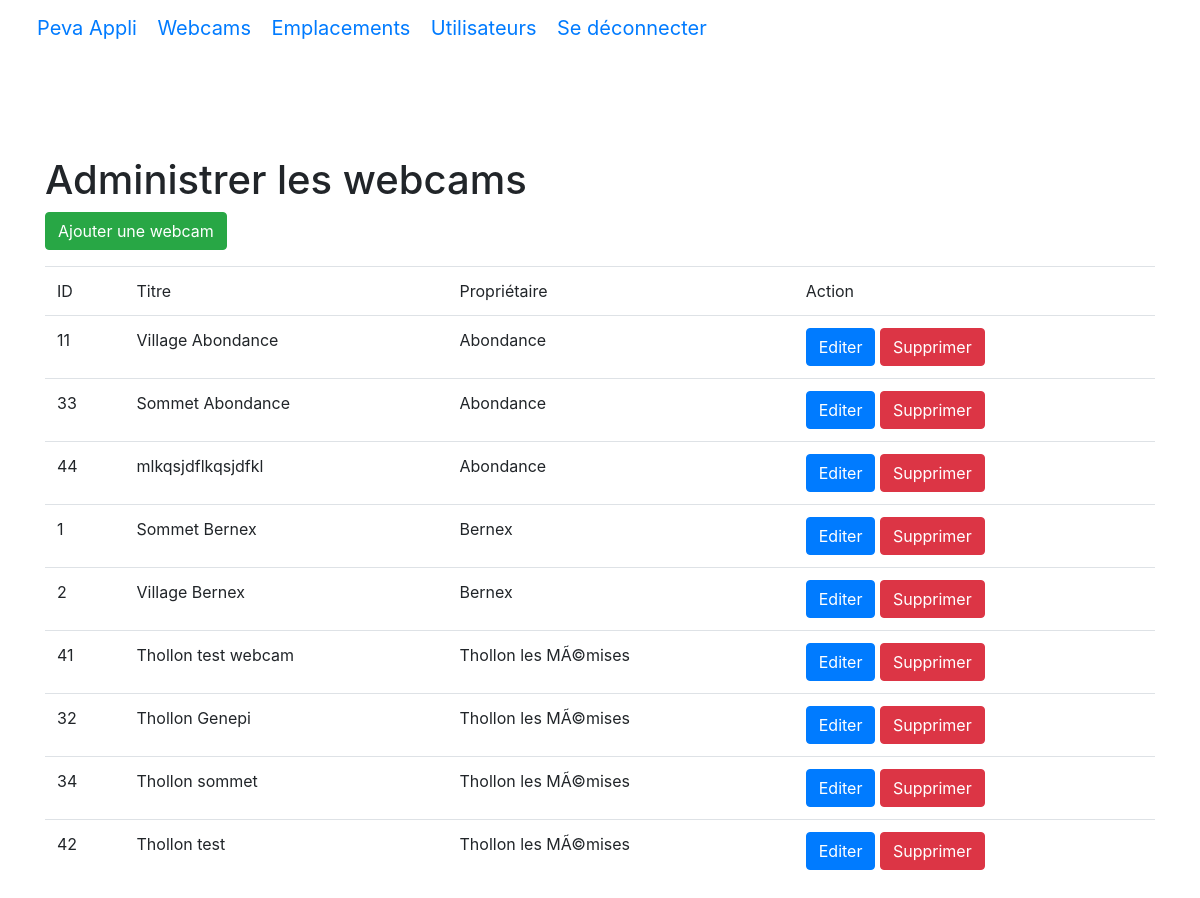
The page /admin.php?p=webcam.index (signed in) on the database its author committed.
### tables this page shows
CREATE TABLE IF NOT EXISTS `webcam` (
  `webcam_id` int(11) NOT NULL AUTO_INCREMENT,
  `webcam_name` varchar(40) DEFAULT NULL,
  `webcam_slug` varchar(80) DEFAULT NULL,
  `webcam_owner` varchar(80) DEFAULT NULL,
  PRIMARY KEY (`webcam_id`),
  KEY `webcam_owner` (`webcam_owner`)
);

CREATE TABLE IF NOT EXISTS `user` (
  `user_id` int(11) NOT NULL AUTO_INCREMENT,
  `user_login` varchar(40) DEFAULT NULL,
  `user_pass` varchar(40) DEFAULT NULL,
  `user_privilege` int(11) DEFAULT NULL,
  `user_slug` varchar(40) DEFAULT NULL,
  `user_name` varchar(40) DEFAULT NULL,
  PRIMARY KEY (`user_id`)
);

### app/App.php (called while the page is built, shortened)
<?php
class App{
	private $db_instance;
	private static $_instance;
	public static function getInstance(){
		if(is_null(self::$_instance)){
			self::$_instance=new App();
		}
		return self::$_instance;
	}
	public static function load(){
		require ROOT.'/app/Autoloader.php';
		require ROOT.'/core/Autoloader.php';
	}
	public function getTable($name){
		return new $class_name($this->getDb());
	}
	public function getDb(){
		$config = Config::getInstance(ROOT.'/config/config.php');
		if (is_null($this->db_instance)) {
			$this->db_instance = new MysqlDatabase($config->get('db_name'), $config->get('db_user'), $config->get('db_pass'), $config->get('db_host'));
		}
		return $this->db_instance;
	}
}

### app/Autoloader.php (called while the page is built, shortened)
<?php
class Autoloader{
    static function autoload($class){
        if (strpos($class, __NAMESPACE__ . '\\') === 0){
            $class = str_replace(__NAMESPACE__ . '\\', '', $class);
            $class = str_replace('\\', '/', $class);
        }
    }
}

### core/Autoloader.php (called while the page is built, shortened)
<?php
class Autoloader{
    static function autoload($class){
        if (strpos($class, __NAMESPACE__ . '\\') === 0){
            $class = str_replace(__NAMESPACE__ . '\\', '', $class);
            $class = str_replace('\\', '/', $class);
        }
    }
}

### core/Config.php (called while the page is built, shortened)
<?php
class Config{
	private $settings=[];
	private static $_instance;
	public static function getInstance($file){
		if(is_null(self::$_instance)){
			self::$_instance = new Config($file);
		}
		return self::$_instance;
	}
	public function __construct($file){
		$this->settings = require($file);
	}
	public function get($key){
		return $this->settings[$key];
	}
}

### config/config.php (called while the page is built)
<?php
return array(
	"db_name" => "peva_admin",
	"db_user" => "root",
	"db_pass" => "",
	"db_host" => "localhost"
);

### core/Table/Table.php (called while the page is built, shortened)
<?php
class Table{
	protected $db;
	public function __construct(Database $db){
		$this->db=$db;
	}
	public function query($statement, $attributes=null, $one =false){
		if($attributes){
			return $this->db->prepare(
				$statement,
				$attributes,
				str_replace('Table','Entity',get_class($this)),
				$one
			);
		} else{
			return $this->db->query(
				$statement,
				str_replace('Table','Entity',get_class($this)),
				$one
			);
		}
	}
}

### core/Database/MysqlDatabase.php (called while the page is built, shortened)
<?php
class MysqlDatabase extends Database{
	private $pdo;
	private function getPDO(){
		if($this->pdo === null){
			$pdo = new PDO('mysql:host=localhost;dbname=peva_admin','root','');
			$pdo->setAttribute(PDO::ATTR_ERRMODE, PDO::ERRMODE_EXCEPTION);
			$this->pdo=$pdo;
		}
		return $this->pdo;
	}
	public function query($statement, $class_name=null, $one = false){
		$req = $this->getPDO()->query($statement);
		if ($class_name===null) {
			$req->setFetchMode(PDO::FETCH_OBJ);
		}
		else{
			$req->setFetchMode(PDO::FETCH_CLASS,$class_name);
		}
		if($one){
			$datas = $req->fetch();
		}
		else{
			$datas = $req->fetchAll();
		}
		return $datas;
	}
}

### app/Table/WebcamTable.php (called while the page is built, shortened)
<?php
class WebcamTable extends Table{
	public function getWebcams(){
		return $this->query("
			SELECT * FROM webcam
			LEFT JOIN user
			ON webcam_owner = user_id
			ORDER BY user_name");
	}
}

### pages/admin/webcams/index.php (the view, shortened to what this page needs)
<?php
$webcams = App::getInstance()->getTable('Webcam')->getWebcams();
?>
<h1>Administrer les webcams</h1>
<p>
	<a href="?p=webcam.add" class="btn btn-success">Ajouter une webcam</a>
</p>
<table class="table">
	<thead>
		<tr>
			<td>ID</td>
			<td>Titre</td>
			<td>Propriétaire</td>
			<td>Action</td>
		</tr>
	</thead>
	<tbody>
		<?php foreach ($webcams as $webcam): ?>
			<tr>
				<td><?= $webcam->webcam_id; ?></td>
				<td><?= $webcam->webcam_name; ?></td>
				<td><?= $webcam->user_name; ?></td>
				<td>
					<a href="?p=webcam.edit&id=<?= $webcam->webcam_id;?>" class="btn btn-primary">Editer</a>
					<form action="?p=webcam.delete" method="post" style="display: inline;">
						<button type="submit" class="btn btn-danger" href="?p=webcam.delete&id=<?= $webcam->webcam_id;?>">Supprimer</button>
					</form>
				</td>
			</tr>
		<?php endforeach; ?>
	</tbody>
</table>

### public/admin.php (shortened to what this page needs)
<?php
require ROOT.'/app/App.php';
if(isset($_GET['p'])){
	$page = $_GET['p'];
}
else{
	$page = 'home';
}
if($page==='home'){
	require ROOT.'/pages/admin/index.php';
}
elseif ($page==='webcam.index'){
	require ROOT.'/pages/admin/webcams/index.php';
}
elseif ($page==='webcam.edit') {
	require ROOT.'/pages/admin/webcams/edit.php';
}
elseif ($page==='webcam.add') {
	require ROOT.'/pages/admin/webcams/add.php';
}
elseif ($page==='webcam.delete') {
	require ROOT.'/pages/admin/webcams/delete.php';
}
elseif($page==='user.index'){
	require ROOT.'/pages/admin/users/index.php';
}
elseif ($page==='user.edit') {
	require ROOT.'/pages/admin/users/edit.php';
}
elseif ($page==='user.add') {
	require ROOT.'/pages/admin/users/add.php';
}
elseif ($page==='user.delete') {
	require ROOT.'/pages/admin/users/delete.php';
}
elseif($page==='emplacement.index'){
	require ROOT.'/pages/admin/emplacements/index.php';
}
elseif ($page==='emplacement.edit') {
	require ROOT.'/pages/admin/emplacements/edit.php';
}
elseif ($page==='emplacement.add') {
	require ROOT.'/pages/admin/emplacements/add.php';
}
elseif ($page==='emplacement.delete') {
	require ROOT.'/pages/admin/emplacements/delete.php';
}
elseif ($page==='login') {
	require ROOT.'/pages/shared/login.php';
}
elseif ($page==='logout') {
	require ROOT.'/pages/shared/logout.php';
}
$content = ob_get_clean();
if ($page!='login') {
	require ROOT.'/pages/shared/templates/templates-parts/menu-admin.php';
}
$menu = ob_get_clean();
require ROOT.'/pages/shared/templates/default.php';

### pages/shared/templates/templates-parts/menu-admin.php
<nav class="navbar navbar-nav">
  <div class="container">
    <div class="navbar-header">
      <a class="navbar-brand" href="admin.php">Peva Appli</a>
      <a class="navbar-brand" href="admin.php?p=webcam.index">Webcams</a>
      <a class="navbar-brand" href="admin.php?p=emplacement.index">Emplacements</a>
      <a class="navbar-brand" href="admin.php?p=user.index">Utilisateurs</a>
      <a class="navbar-brand" href="admin.php?p=logout">Se déconnecter</a>
    </div>
  </div>
</nav>

### pages/shared/templates/default.php (shortened to what this page needs)
<!doctype html>
<html lang="en">
  <head>
    <link rel="stylesheet" href="https://stackpath.bootstrapcdn.com/bootstrap/4.3.1/css/bootstrap.min.css">
  </head>
  <body>
    <?= $menu; ?>
    <div class="container">
      <div class="starter-template" style="padding-top:100px;">
        <?= $content; ?>
      </div>
    </div>
  </body>
</html>

### rows shown on the page
webcam: webcam_id "11", webcam_name "Village Abondance", user.user_name "Abondance"
webcam: webcam_id "33", webcam_name "Sommet Abondance", user.user_name "Abondance"
webcam: webcam_id "44", webcam_name "mlkqsjdflkqsjdfkl", user.user_name "Abondance"
webcam: webcam_id "1", webcam_name "Sommet Bernex", user.user_name "Bernex"
webcam: webcam_id "2", webcam_name "Village Bernex", user.user_name "Bernex"
webcam: webcam_id "41", webcam_name "Thollon test webcam", user.user_name "Thollon les MÃ©mises"
webcam: webcam_id "32", webcam_name "Thollon Genepi", user.user_name "Thollon les MÃ©mises"
webcam: webcam_id "34", webcam_name "Thollon sommet", user.user_name "Thollon les MÃ©mises"
webcam: webcam_id "42", webcam_name "Thollon test", user.user_name "Thollon les MÃ©mises"
